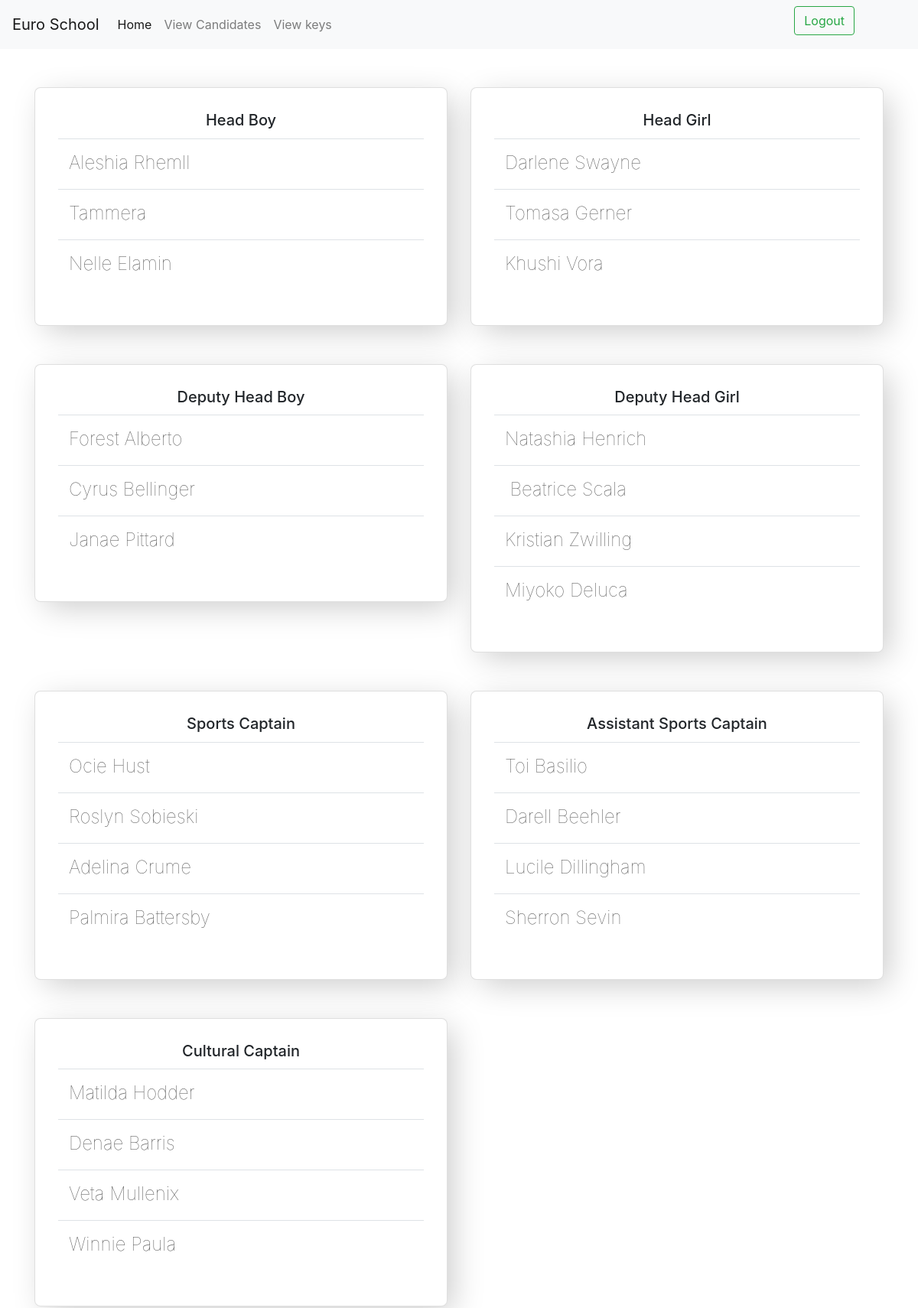
The app's page /admin/viewcandidates.php (signed in, upper part) with its own data.
### tables this page shows
CREATE TABLE `candidates` (
  `id` int(11) NOT NULL,
  `name` varchar(256) NOT NULL,
  `post` varchar(30) NOT NULL,
  `house` varchar(30) NOT NULL DEFAULT 'na',
  `votes` int(11) NOT NULL
);

### admin/backend/getdata.php (called while the page is built, shortened)
<?php
function getcandidates(){
    include 'conn.php';
    $data = array();
    $sql = "SELECT * FROM posts WHERE housepost=0";
    $result = $conn->query($sql);
    if($result){
        while($row = $result -> fetch_assoc()){
            $post=$row['postname'];
            $data[$post]=array();
            $sql = "SELECT id,name,votes FROM candidates WHERE post='$post' ORDER BY votes DESC";
            $result2 = $conn->query($sql);
            if($result2){
                while($row2 = $result2 -> fetch_assoc()){
                array_push($data[$post],$row2);
                }
            }
        }
    }
return $data;
}
function gethousecandidates(){
    include 'conn.php';
    $data = array();
    $sql = "SELECT * FROM houses";
    $result = $conn->query($sql);
    if($result){
        while($row = $result -> fetch_assoc()){
            $house=$row['house'];
            $data[$house]=array();
            $sql = "SELECT postname FROM posts WHERE housepost=1";
            $result2 = $conn->query($sql);
            if($result2){
                while($row2 = $result2 -> fetch_assoc()){
                $post=$row2['postname'];
                $data[$house][$post]=array();
                $sql = "SELECT id,name,votes FROM candidates WHERE post='$post' AND house='$house' ORDER BY votes DESC";
                $result3 = $conn->query($sql);
                if($result3){
                    while($row3 = $result3 -> fetch_assoc()){
                        array_push($data[$house][$post],$row3);
                    }
                }
                }
            }
        }
    }
return $data;
}
?>

### admin/viewcandidates.php (the view, shortened to what this page needs)
<?php include 'templates/header.php'; ?>
<?php include 'backend/getdata.php';?>
<?php
$data=getcandidates();
?>
<div class="container">
    <div class="row ">
        <?php foreach($data as $key=>$post){ ?>
        <div class="col-sm-6 ">
            <div class="card add-box">
                <div class="card-body">
                    <h5 class="card-title text-center"><?=$key?></h5>
                    <table class="table table-hover">
                        <tbody>
                            <?php foreach($post as $candidate){ ?>
                            <tr class="hov" id="<?=$candidate['id']?>">
                                <td style="column-width:270px;">
                                    <input id="candidate<?=$candidate['id']?>" type="text" class="inputedit" disabled
                                        value="<?=$candidate['name']?>">
                                </td>
                                <td>
                                </td>
                                <td style="column-width:1px;">
                                </td>
                            </tr>
                            <?php } ?>
                        </tbody>
                    </table>
                </div>
            </div>
        </div>
        <?php } ?>
    </div>
</div>
<br>
<br>
<?php include 'templates/footer.php'; ?>

### admin/css/style.css (style rules this page uses)
.add-box { margin-top: 50px; background-color: #fff; -webkit-box-shadow: 10px 10px 41px -4px rgba(0,0,0,0.21); -moz-box-shadow: 10px 10px 41px -4px rgba(0,0,0,0.21); box-shadow: 10px 10px 41px -4px rgba(0,0,0,0.21); border-radius: 8px; padding: 10px; position: relative; }
button { margin-left: 42% !important; margin-bottom: 10px; }
.inputedit { max-width: 500px ; font-weight: 100 !important; font-size: 24px !important; border:none; background-color: transparent; outline: none; }

### records on screen
candidates: name "Aleshia Rhemll"
candidates: name "Tammera"
candidates: name "Nelle Elamin"
candidates: name "Darlene Swayne"
candidates: name "Tomasa Gerner"
candidates: name "Khushi Vora"
candidates: name "Forest Alberto"
candidates: name "Cyrus Bellinger"
candidates: name "Janae Pittard"
candidates: name "Natashia Henrich"
candidates: name "Beatrice Scala"
candidates: name "Kristian Zwilling"
candidates: name "Miyoko Deluca"
candidates: name "Ocie Hust"
candidates: name "Roslyn Sobieski"
candidates: name "Adelina Crume"
candidates: name "Palmira Battersby"
candidates: name "Toi Basilio"
candidates: name "Darell Beehler"
candidates: name "Lucile Dillingham"
candidates: name "Sherron Sevin"
candidates: name "Matilda Hodder"
candidates: name "Denae Barris"
candidates: name "Veta Mullenix"
candidates: name "Winnie Paula"

### other values on screen
$key "Head Boy"
$key "Head Girl"
$key "Deputy Head Boy"
$key "Deputy Head Girl"
$key "Sports Captain"
$key "Assistant Sports Captain"
$key "Cultural Captain"
